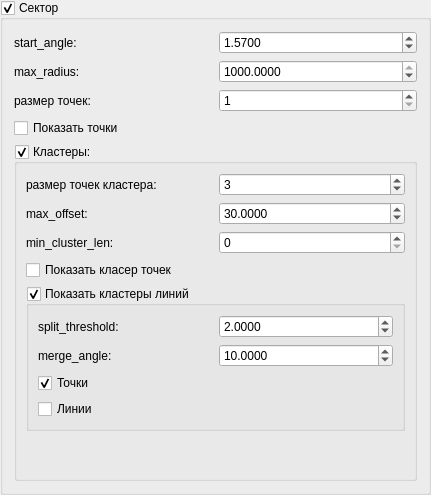
<?xml version="1.0" encoding="UTF-8"?>
<ui version="4.0">
 <class>GroupBox</class>
 <widget class="QGroupBox" name="GroupBox">
  <property name="geometry">
   <rect>
    <x>0</x>
    <y>0</y>
    <width>431</width>
    <height>495</height>
   </rect>
  </property>
  <property name="windowTitle">
   <string>GroupBox</string>
  </property>
  <property name="title">
   <string>Сектор</string>
  </property>
  <property name="checkable">
   <bool>true</bool>
  </property>
  <layout class="QGridLayout" name="gridLayout">
   <item row="0" column="0">
    <widget class="QLabel" name="label_9">
     <property name="text">
      <string>start_angle:</string>
     </property>
    </widget>
   </item>
   <item row="0" column="1">
    <widget class="QDoubleSpinBox" name="doubleSpinBox_start_angle">
     <property name="decimals">
      <number>4</number>
     </property>
     <property name="minimum">
      <double>-3.140000000000000</double>
     </property>
     <property name="maximum">
      <double>3.140000000000000</double>
     </property>
     <property name="singleStep">
      <double>0.001000000000000</double>
     </property>
     <property name="value">
      <double>1.570000000000000</double>
     </property>
    </widget>
   </item>
   <item row="1" column="0">
    <widget class="QLabel" name="label_5">
     <property name="text">
      <string>max_radius:</string>
     </property>
    </widget>
   </item>
   <item row="1" column="1">
    <widget class="QDoubleSpinBox" name="doubleSpinBox_max_radius">
     <property name="decimals">
      <number>4</number>
     </property>
     <property name="minimum">
      <double>1.000000000000000</double>
     </property>
     <property name="maximum">
      <double>1000.000000000000000</double>
     </property>
     <property name="singleStep">
      <double>0.001000000000000</double>
     </property>
     <property name="value">
      <double>1000.000000000000000</double>
     </property>
    </widget>
   </item>
   <item row="2" column="0">
    <widget class="QLabel" name="label_4">
     <property name="text">
      <string>размер точек:</string>
     </property>
    </widget>
   </item>
   <item row="2" column="1">
    <widget class="QSpinBox" name="spinBox_points_size">
     <property name="minimum">
      <number>1</number>
     </property>
    </widget>
   </item>
   <item row="3" column="0">
    <widget class="QCheckBox" name="groupBox_show_points">
     <property name="text">
      <string>Показать точки</string>
     </property>
    </widget>
   </item>
   <item row="4" column="0" colspan="2">
    <widget class="QGroupBox" name="groupBox_show_clusters">
     <property name="title">
      <string>Кластеры:</string>
     </property>
     <property name="checkable">
      <bool>true</bool>
     </property>
     <layout class="QGridLayout" name="gridLayout_4">
      <item row="4" column="0" colspan="2">
       <widget class="QGroupBox" name="groupBox_show_lines_clusters">
        <property name="title">
         <string>Показать кластеры линий</string>
        </property>
        <property name="checkable">
         <bool>true</bool>
        </property>
        <layout class="QGridLayout" name="gridLayout_5">
         <item row="0" column="0">
          <widget class="QLabel" name="label_6">
           <property name="text">
            <string>split_threshold:</string>
           </property>
          </widget>
         </item>
         <item row="0" column="1">
          <widget class="QDoubleSpinBox" name="doubleSpinBox_split_threshold">
           <property name="decimals">
            <number>4</number>
           </property>
           <property name="minimum">
            <double>0.000000000000000</double>
           </property>
           <property name="singleStep">
            <double>0.001000000000000</double>
           </property>
           <property name="value">
            <double>2.000000000000000</double>
           </property>
          </widget>
         </item>
         <item row="1" column="0">
          <widget class="QLabel" name="label_7">
           <property name="text">
            <string>merge_angle:</string>
           </property>
          </widget>
         </item>
         <item row="1" column="1">
          <widget class="QDoubleSpinBox" name="doubleSpinBox_merge_threshold">
           <property name="decimals">
            <number>4</number>
           </property>
           <property name="minimum">
            <double>0.000000000000000</double>
           </property>
           <property name="maximum">
            <double>90.000000000000000</double>
           </property>
           <property name="singleStep">
            <double>0.001000000000000</double>
           </property>
           <property name="value">
            <double>10.000000000000000</double>
           </property>
          </widget>
         </item>
         <item row="2" column="0">
          <widget class="QCheckBox" name="checkBox_show_line_cluster_points">
           <property name="text">
            <string>Точки</string>
           </property>
           <property name="checked">
            <bool>true</bool>
           </property>
          </widget>
         </item>
         <item row="3" column="0">
          <widget class="QCheckBox" name="checkBox_show_line_cluster_lines">
           <property name="text">
            <string>Линии</string>
           </property>
          </widget>
         </item>
        </layout>
       </widget>
      </item>
      <item row="2" column="0">
       <widget class="QLabel" name="label_8">
        <property name="text">
         <string>min_cluster_len:</string>
        </property>
       </widget>
      </item>
      <item row="3" column="0">
       <widget class="QCheckBox" name="checkBox_show_points_clusters">
        <property name="text">
         <string>Показать класер точек</string>
        </property>
       </widget>
      </item>
      <item row="0" column="1">
       <widget class="QSpinBox" name="spinBox_clasters_size">
        <property name="minimum">
         <number>1</number>
        </property>
        <property name="value">
         <number>3</number>
        </property>
       </widget>
      </item>
      <item row="0" column="0">
       <widget class="QLabel" name="label_10">
        <property name="text">
         <string>размер точек кластера:</string>
        </property>
       </widget>
      </item>
      <item row="1" column="0">
       <widget class="QLabel" name="label_11">
        <property name="text">
         <string>max_offset:</string>
        </property>
       </widget>
      </item>
      <item row="2" column="1">
       <widget class="QSpinBox" name="spinBox_min_cluster_len"/>
      </item>
      <item row="1" column="1">
       <widget class="QDoubleSpinBox" name="doubleSpinBox_max_offset">
        <property name="decimals">
         <number>4</number>
        </property>
        <property name="minimum">
         <double>1.000000000000000</double>
        </property>
        <property name="singleStep">
         <double>0.001000000000000</double>
        </property>
        <property name="value">
         <double>30.000000000000000</double>
        </property>
       </widget>
      </item>
      <item row="5" column="0">
       <spacer name="verticalSpacer">
        <property name="orientation">
         <enum>Qt::Vertical</enum>
        </property>
        <property name="sizeHint" stdset="0">
         <size>
          <width>20</width>
          <height>40</height>
         </size>
        </property>
       </spacer>
      </item>
     </layout>
    </widget>
   </item>
  </layout>
 </widget>
 <resources/>
 <connections/>
</ui>
